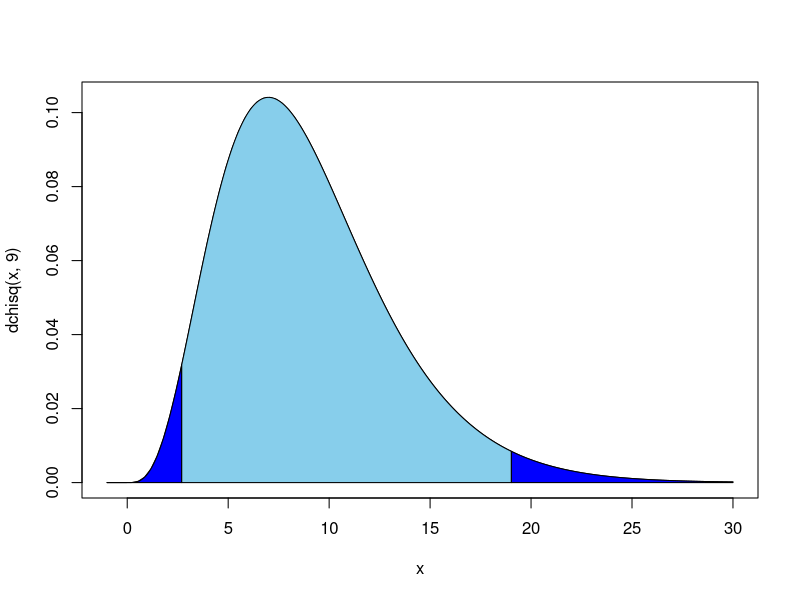

Write R code to recreate this figure.
#puntos críticos de la dist. chisq(x, df=9)

curve(dchisq(x,9),xlim = c(-1,30))
polygon(c(19.02,seq(19.02,30.0,0.01),30.0),c(0,dchisq(seq(19.02,30.0,0.01),9),0),col='blue')
polygon(c(-1,seq(-1,2.70,0.01),2.70),c(0,dchisq(seq(-1,2.70,0.01),9),0),col='blue')  
polygon(c(2.70,seq(2.70,19.02,0.01),19.02),c(0,dchisq(seq(2.70,19.02,0.01),9),0),col='skyblue')






